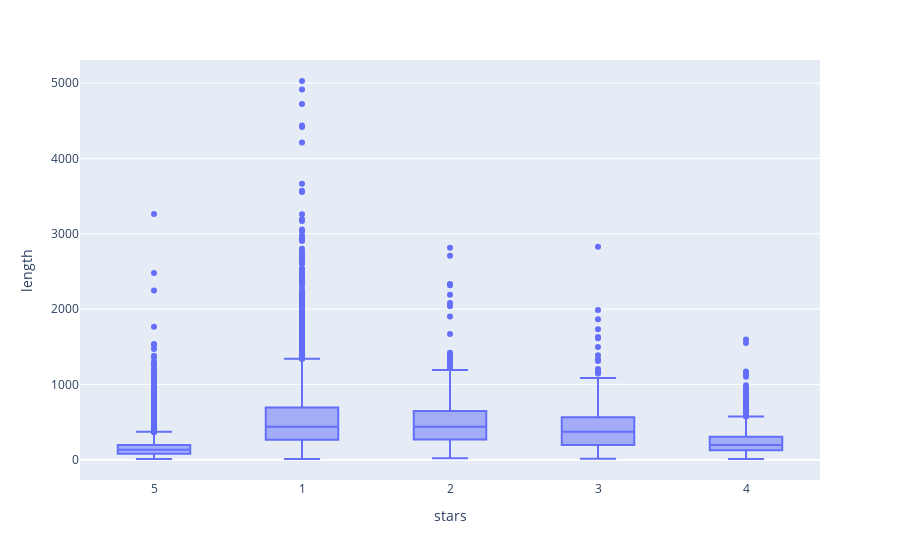

The notebook cell saved with this chart:
### Code cell
# The longest reviews are negative

px.box(reviews_df, x = "stars", y = "length")

### Figure 1 — Plotly figure (JSON) as saved in the notebook; plotly's stock layout.template omitted (floating-point values rounded to 4 significant figures; data arrays with more than 128 entries replaced by an {"elided": "..."} marker saying what was removed)
{"data": [{"alignmentgroup": "True", "hovertemplate": "stars=%{x}<br>length=%{y}<extra></extra>", "legendgroup": "", "marker": {"color": "#636efa"}, "name": "", "notched": false, "offsetgroup": "", "orientation": "v", "showlegend": false, "type": "box", "x": {"elided": "20000 str values"}, "x0": " ", "xaxis": "x", "y": {"elided": "20000 int values"}, "y0": " ", "yaxis": "y"}], "layout": {"boxmode": "group", "legend": {"tracegroupgap": 0}, "margin": {"t": 60}, "xaxis": {"anchor": "y", "domain": [0, 1], "title": {"text": "stars"}}, "yaxis": {"anchor": "x", "domain": [0, 1], "title": {"text": "length"}}}}
